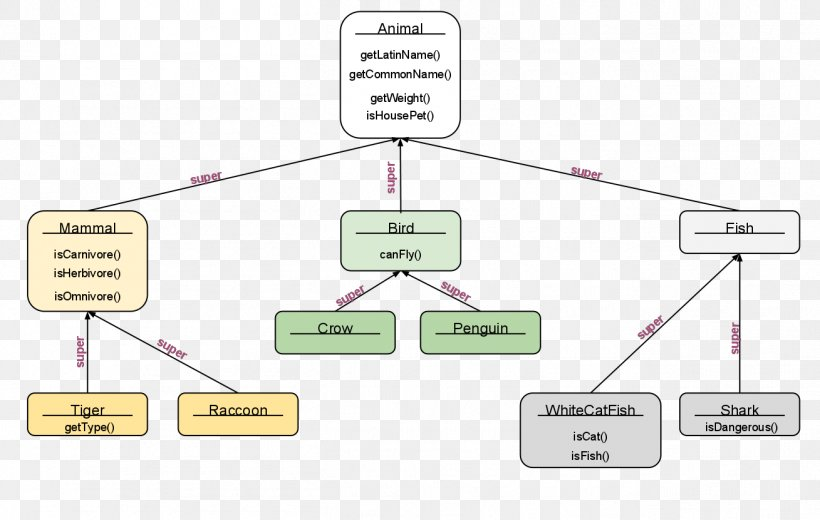
#> input picture Cpp/NTP/Zadatak4/Zadatak/hijerarhija_nasljedivanje.jpg, 820 x 520 px, given in place of the camera
$ python 'get hsv 2.py' ../../Cpp/NTP/Zadatak4/Zadatak/hijerarhija_nasljedivanje.jpg
#> lines starting #> are read from the running program, lines starting #| are printed output that depends on the picture; after the words box and inside, x2 and y2 are one past the last pixel; in counts of white or black regions, pixels touching at a corner belong together
import cv2
import sys
import numpy as np

def nothing(x):
    pass

useCamera=True

# Check if filename is passed
if (len(sys.argv) <= 1) :
    print ("'Usage: python hsvThresholder.py <ImageFilePath>' to ignore camera and use a local image.")
    useCamera = True

# Create a window
cv2.namedWindow('image')

# create trackbars for color change
cv2.createTrackbar('HMin','image',0,179,nothing) # Hue is from 0-179 for Opencv
#> slider 'HMin' is set to 35
cv2.createTrackbar('SMin','image',0,255,nothing)
#> slider 'SMin' is set to 51
cv2.createTrackbar('VMin','image',0,255,nothing)
#> slider 'VMin' is set to 51
cv2.createTrackbar('HMax','image',0,179,nothing)
#> slider 'HMax' is set to 179
cv2.createTrackbar('SMax','image',0,255,nothing)
#> slider 'SMax' is set to 255
cv2.createTrackbar('VMax','image',0,255,nothing)
#> slider 'VMax' is set to 255

# Set default value for MAX HSV trackbars.
cv2.setTrackbarPos('HMax', 'image', 179)
cv2.setTrackbarPos('SMax', 'image', 255)
cv2.setTrackbarPos('VMax', 'image', 255)

# Initialize to check if HSV min/max value changes
hMin = sMin = vMin = hMax = sMax = vMax = 0
phMin = psMin = pvMin = phMax = psMax = pvMax = 0

# Output Image to display
if useCamera:
    cap = cv2.VideoCapture(0)
    # Wait longer to prevent freeze for videos.
    waitTime = 330
else:
    img = cv2.imread(sys.argv[1])
    output = img
    waitTime = 33

while(1):

    if useCamera:
        # Capture frame-by-frame
        ret, img = cap.read()
#> img is the input picture: shape (520, 820, 3); mean B, G, R 233.2, 237, 237.1
        img = cv2.resize(img,(700,480))
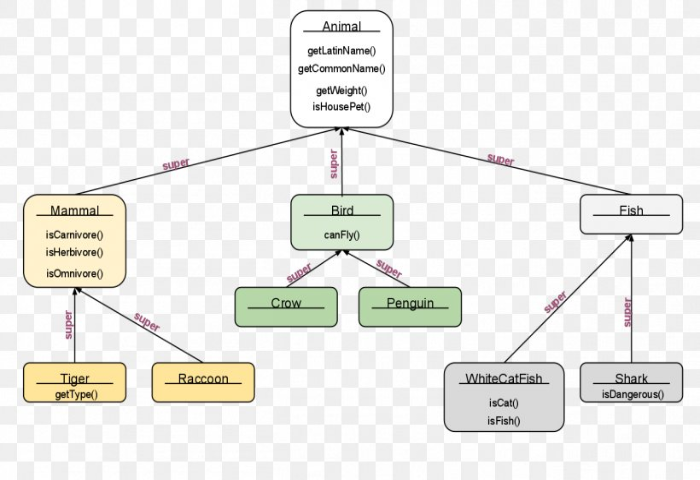
#> img: shape (480, 700, 3); mean B, G, R 233.2, 236.9, 237
        output = img

    # get current positions of all trackbars
    hMin = cv2.getTrackbarPos('HMin','image')
    sMin = cv2.getTrackbarPos('SMin','image')
    vMin = cv2.getTrackbarPos('VMin','image')

    hMax = cv2.getTrackbarPos('HMax','image')
    sMax = cv2.getTrackbarPos('SMax','image')
    vMax = cv2.getTrackbarPos('VMax','image')

    # Set minimum and max HSV values to display
    lower = np.array([hMin, sMin, vMin])
    upper = np.array([hMax, sMax, vMax])

    # Create HSV Image and threshold into a range.
    hsv = cv2.cvtColor(img, cv2.COLOR_BGR2HSV)
#> hsv: shape (480, 700, 3); mean H, S, V 9.5, 6.3, 238.1
    mask = cv2.inRange(hsv, lower, upper)
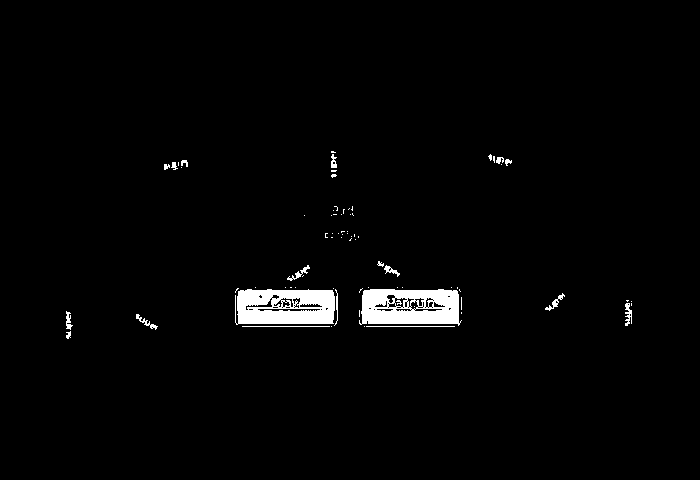
#> mask: shape (480, 700); 2.1% white; 76 white regions (57 under 20 px), largest, box (x1, y1, x2, y2) and area: (235, 289, 335, 325) 2967, (359, 289, 462, 326) 2905, (625, 303, 632, 326) 97
    output = cv2.bitwise_and(img,img, mask= mask)
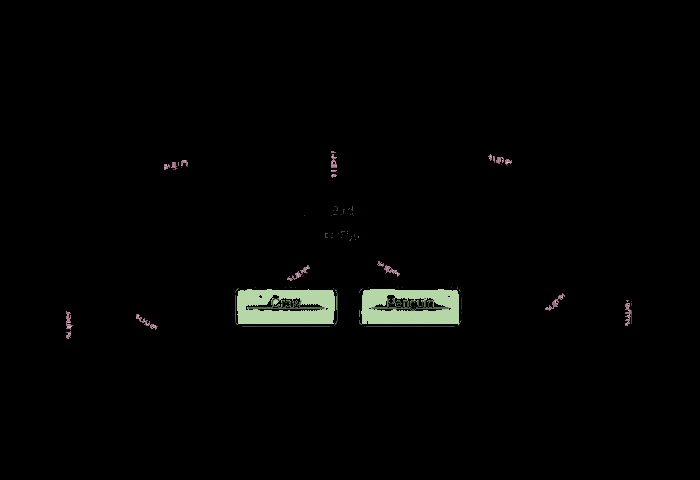
#> output: shape (480, 700, 3); mean B, G, R 3.2, 3.9, 3.5

    # Print if there is a change in HSV value
    if( (phMin != hMin) | (psMin != sMin) | (pvMin != vMin) | (phMax != hMax) | (psMax != sMax) | (pvMax != vMax) ):
        print("(hMin = %d , sMin = %d, vMin = %d), (hMax = %d , sMax = %d, vMax = %d)" % (hMin , sMin , vMin, hMax, sMax , vMax))
        phMin = hMin
        psMin = sMin
        pvMin = vMin
        phMax = hMax
        psMax = sMax
        pvMax = vMax

    # Display output image
    cv2.imshow('image',output)

    # Wait longer to prevent freeze for videos.
    if cv2.waitKey(waitTime) & 0xFF == ord('q'):
#> (key q is pressed here)
        break

# Release resources
if useCamera:
    cap.release()
cv2.destroyAllWindows()
